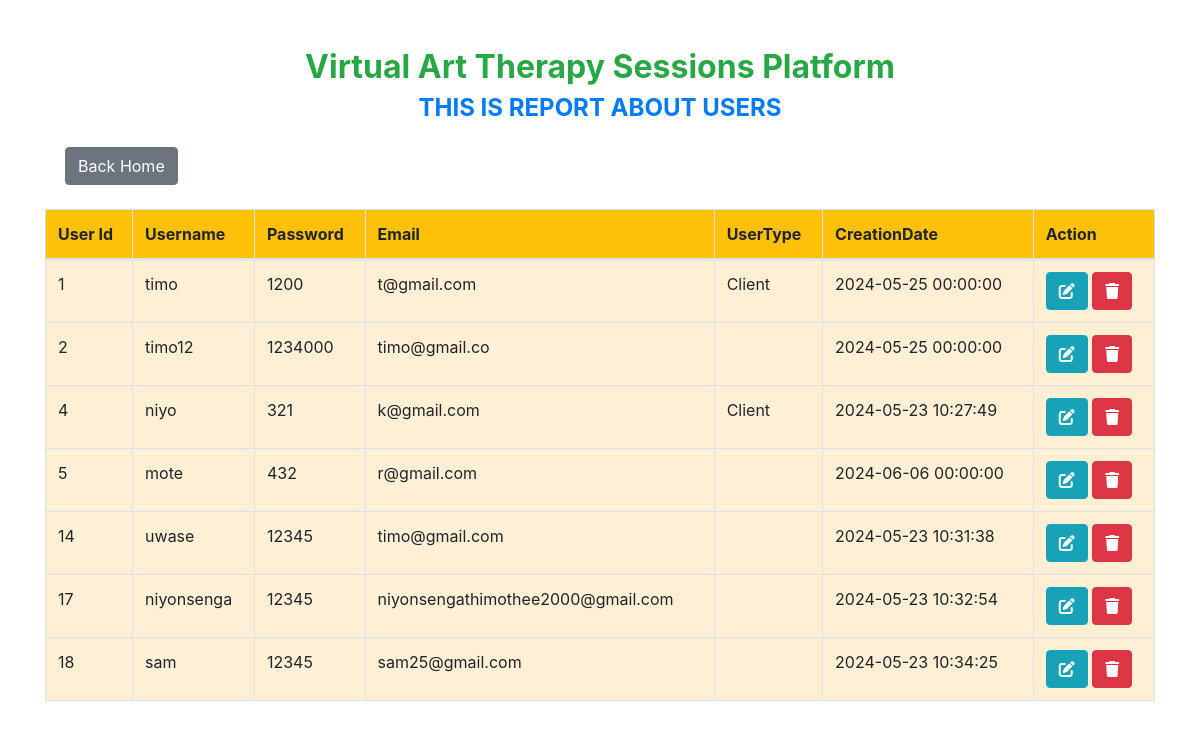
Page /viewusers.php on the committed database.
### tables this page shows
CREATE TABLE `users` (
  `UserID` int(11) NOT NULL,
  `Username` varchar(255) NOT NULL,
  `Password` varchar(255) NOT NULL,
  `Email` varchar(255) NOT NULL,
  `UserType` enum('Therapist','Client') NOT NULL,
  `CreationDate` datetime DEFAULT current_timestamp()
);

### viewusers.php (the view, shortened to what this page needs)
<!DOCTYPE html>
<html lang="en">
<head>
    <link href="https://stackpath.bootstrapcdn.com/bootstrap/4.5.2/css/bootstrap.min.css" rel="stylesheet">
    <link href="https://cdnjs.cloudflare.com/ajax/libs/font-awesome/6.0.0-beta3/css/all.min.css" rel="stylesheet">
</head>
<body>
    <div class="container mt-5">
        <h2 class="text-center text-success">Virtual Art Therapy Sessions Platform</h2>
        <h4 class="text-center text-primary mb-4">THIS IS  REPORT ABOUT USERS</h4>
        <a href="home.html" class="btn btn-secondary btn-back">Back Home</a>
        <table class="table table-bordered mt-4">
            <thead class="bg-warning">
                <tr>
                    <th>User Id</th>
                    <th>Username</th>
                    <th>Password</th>
                    <th>Email</th>
                    <th>UserType</th>
                    <th>CreationDate</th>
                    <th>Action</th>
                </tr>
            </thead>
            <tbody>
                <?php
                include "dbconnection.php";
                $sql = "SELECT * FROM users";
                $result = $connection->query($sql);
                while ($row = $result->fetch_assoc()) {
                    echo "
                    <tr>
                        <td>{$row['UserID']}</td>
                        <td>{$row['Username']}</td>
                        <td>{$row['Password']}</td>
                        <td>{$row['Email']}</td>
                        <td>{$row['UserType']}</td>
                        <td>{$row['CreationDate']}</td>
                        <td>
                            <a href='updateusers.php?UserID={$row['UserID']}'  class='btn btn-info'><i class='fas fa-edit'></i></a>
                            <a href='deleteusers.php?UserID={$row['UserID']}' class='btn btn-danger'><i class='fas fa-trash'></i></a>
                        </td>
                    </tr>
                    ";
                }
                ?>
            </tbody>
        </table>
    </div>
</body>
</html>

### viewusers.php (style rules this page uses)
h2, h4 { font-weight: bold; }
.btn-back { margin-left: 20px; }
table { background-color: papayawhip; }

### rows in the picture
users: UserID "1", Username "timo", Password "1200", Email "t@gmail.com", UserType "Client", CreationDate "2024-05-25 00:00:00"
users: UserID "2", Username "timo12", Password "1234000", Email "timo@gmail.co", CreationDate "2024-05-25 00:00:00"
users: UserID "4", Username "niyo", Password "321", Email "k@gmail.com", UserType "Client", CreationDate "2024-05-23 10:27:49"
users: UserID "5", Username "mote", Password "432", Email "r@gmail.com", CreationDate "2024-06-06 00:00:00"
users: UserID "14", Username "uwase", Password "12345", Email "timo@gmail.com", CreationDate "2024-05-23 10:31:38"
users: UserID "17", Username "niyonsenga", Password "12345", Email "niyonsengathimothee2000@gmail.com", CreationDate "2024-05-23 10:32:54"
users: UserID "18", Username "sam", Password "12345", Email "sam25@gmail.com", CreationDate "2024-05-23 10:34:25"
